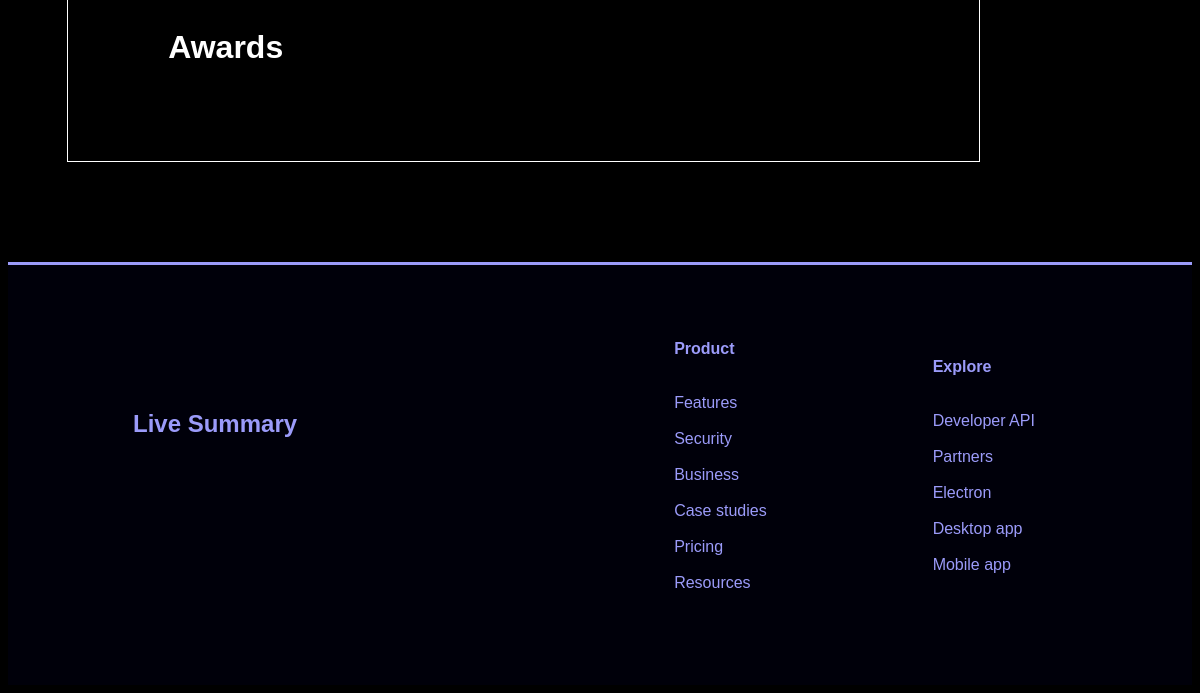
Before: /Details (lower part) with the older database file.
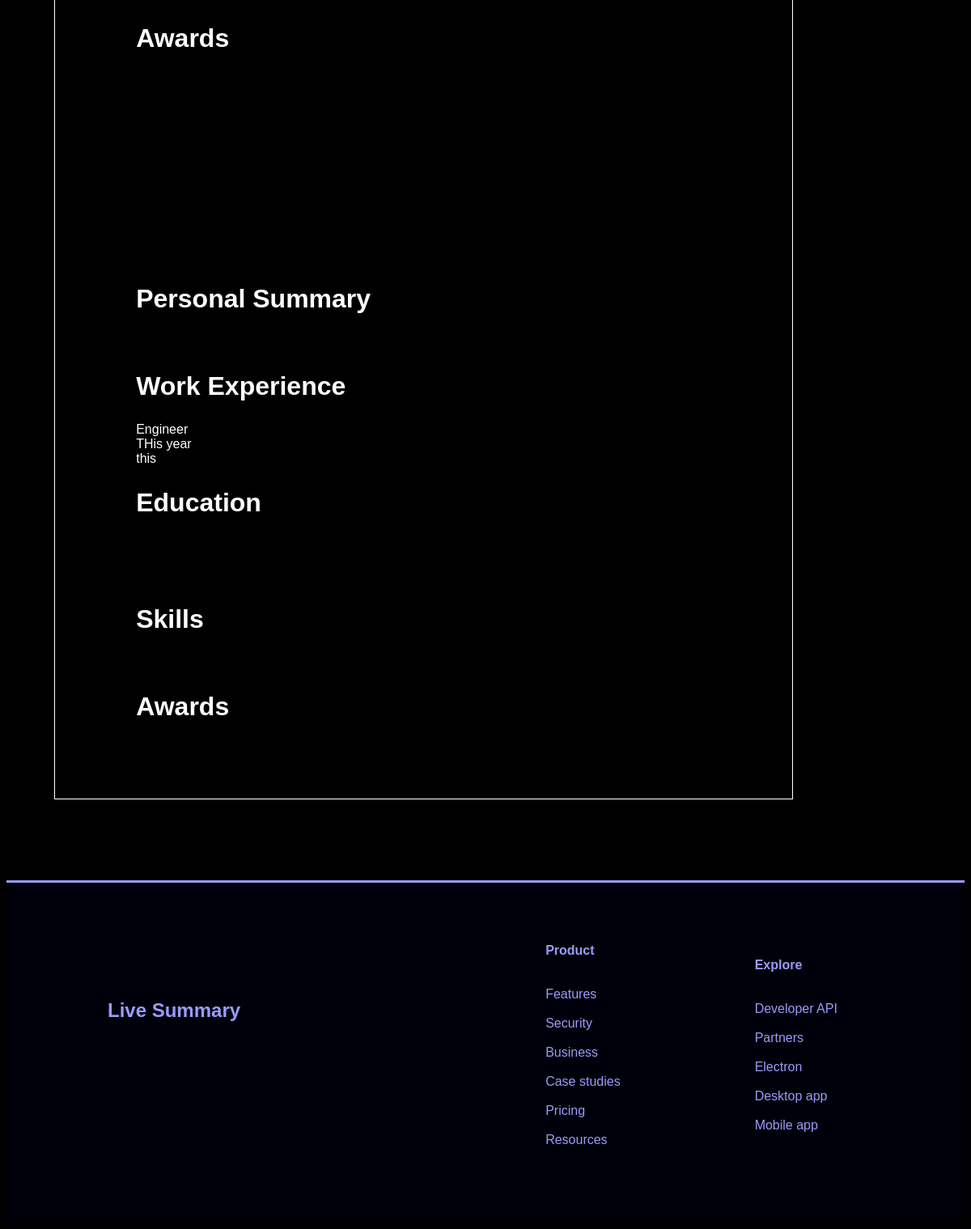
After: the same page with the newer database file.
### cv/models.py (models this page shows, shortened)
class Personal(models.Model):
    FullName = models.CharField(max_length=200, null=True, blank=True)
    location = models.CharField(max_length=200, null=True, blank=True)
    Email = models.CharField(max_length=200, null=True, blank=True)
    Socials = models.CharField(max_length=200, null=True, blank=True)
    Number = models.CharField(max_length=200, null=True, blank=True)
    Summary = models.CharField(max_length=400, null=True, blank=True)
    ExperienceRole = models.CharField(max_length = 200, null=True)
    ExperienceCompany = models.CharField(max_length=200, null=True, blank=True)
    ExperienceTimeline = models.CharField(max_length=200, null=True, blank=True)
    ExperienceDescription = models.CharField(max_length=200, null=True, blank=True)
    """ExperienceRoleOne = models.CharField(max_length = 200, null=True)
    ExperienceCompanyOne = models.CharField(max_length=200, null=True, blank=True)
    ExperienceTimelineOne = models.CharField(max_length=200, null=True, blank=True)"""
    ExperienceDescriptionOne = models.CharField(max_length=200, null=True, blank=True)
    EducationSchool = models.CharField(max_length=200, null=True, blank=True)
    EducationCourse = models.CharField(max_length=200, null=True, blank=True)
    EducationTimeline = models.CharField(max_length=200, null=True, blank=True)
    Skills = models.CharField(max_length=200, null=True, blank=True)
    Awards = models.CharField(max_length=200, null=True, blank=True)

### cv/views.py (the view)
# urls.py: path('Details', views.Details)
def Details(request):
    description_objects = Personal.objects.all()
    return render(request, 'Details.html',
        {'description_objects':description_objects},
    )

### cv/templates/Details.html (shortened to what this page needs)
{% load static%}
<!DOCTYPE html>
<html lang="en">
<head>
    <link rel="stylesheet" href="{% static './css/style.css' %}">
</head>
<body>
    <section class="BodyHtml">
        <div class="cv-container">
        {% for description in description_objects %}
            <h1>{{ description.FullName }}</h1><br/><br/>
            {{ description.location }}<br/><br/>
            {{ description.Email }}<br/><br/>
            {{ description.Socials }}<br/><br/>
            {{ description.Number }}<br/><br/>
            <h2>Personal Summary</h2>
            {{ description.Summary }}<br/>
            <h2>Work Experience</h2>
            {{ description.ExperienceRole }}<br/>
            {{ description.ExperienceTimeline }}<br/>
            {{ description.ExperienceDescription }}<br/>
            <h2>Education</h2>
            {{ description.EducationSchool }}<br/>
            {{ description.EducationCourse }}<br/>
            {{ description.EducationCourse }}<br/>
            <h2>Skills</h2>
            {{ description.Skillset }}<br/>
            <h2>Awards</h2>
            {{ description.Awarding }}<br/>
        {% endfor %}
        </div>
    </section>
    <section class="Footer-container">
        <div class="footer-container">
            <div class="footer-title">
                <h2>Live Summary</h2>
            </div>
            <div class="footer-sub">
                <div class="footer-sub-align">
                    <div class="footer-sub-sub">
                        <b>Product </b><br> <br><br>
                        Features <br><br>
                        Security <br><br>
                        Business<br><br>
                        Case studies<br><br>
                        Pricing<br><br>
                        Resources<br><br>
                    </div>
                    <div class="footer-sub-sub">
                        <b>Explore</b> <br> <br><br>
                        Developer API <br><br>
                        Partners <br><br>
                        Electron<br><br>
                        Desktop app<br><br>
                        Mobile app<br><br>
                    </div>
                </div>
                </div>
            </div>
    </section>
</body>
</html>

Changed rows visible on the page:
added Personal: ExperienceRole "Engineer", ExperienceTimeline "THis year", ExperienceDescription "this"
